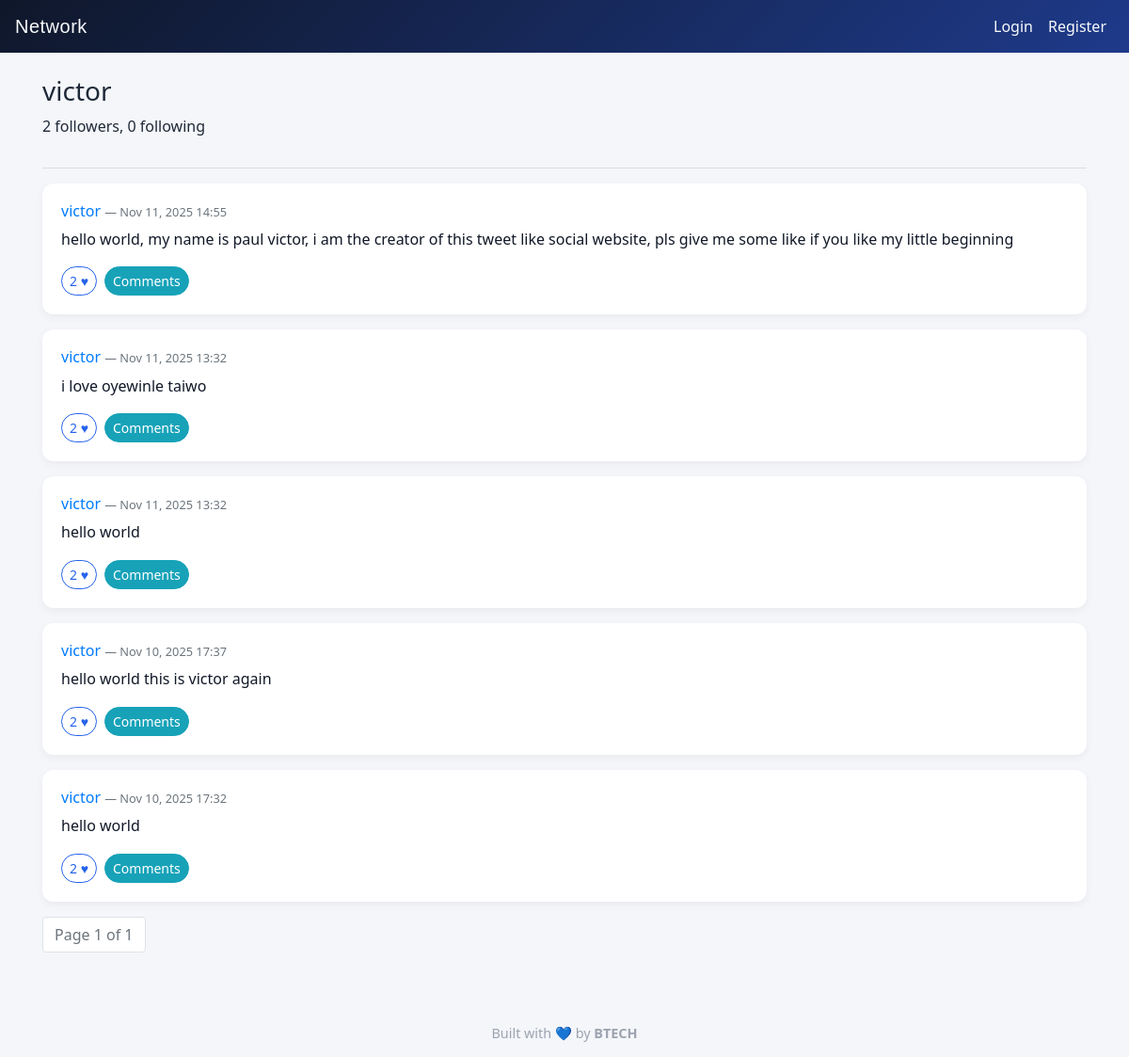
/profile/victor, run on the app's committed database.
### network/models.py (models this page shows, shortened)
class User(AbstractUser):
    pass

class Post(models.Model):
    author = models.ForeignKey(User, on_delete=models.CASCADE, related_name="posts")
    content = models.TextField(max_length=1000)
    timestamp = models.DateTimeField(default=timezone.now)
    def likes_count(self):
        return self.likes.count()

### network/views.py (the view)
# urls.py: path("profile/<str:username>", views.profile, name="profile"),
def profile(request, username):
    profile_user = get_object_or_404(User, username=username)
    posts = profile_user.posts.order_by("-timestamp")
    paginator = Paginator(posts, 10)
    page_obj = paginator.get_page(request.GET.get("page"))
    followers_count = profile_user.followers_set.count()
    following_count = profile_user.following_set.count()
    is_following = False
    if request.user.is_authenticated:
        is_following = Follow.objects.filter(follower=request.user, followed=profile_user).exists()
    liked_post_ids = set()
    if request.user.is_authenticated:
        liked_post_ids = set(request.user.likes.values_list("post_id", flat=True))
    return render(request, "network/profile.html", {
        "profile_user": profile_user,
        "page_obj": page_obj,
        "followers_count": followers_count,
        "following_count": following_count,
        "is_following": is_following,
        "liked_post_ids": liked_post_ids
    })

### network/templates/network/profile.html (shortened to what this page needs)
{% extends "network/layout.html" %}
{% block body %}
  <div class="d-flex justify-content-between align-items-center">
    <div>
      <h3>{{ profile_user.username }}</h3>
      <p>{{ followers_count }} follower{{ followers_count|pluralize }}, {{ following_count }} following</p>
    </div>
  </div>
  <hr>
  {% for post in page_obj %}
    {% include "network/post_partial.html" with post=post liked_post_ids=liked_post_ids %}
  {% empty %}
    <p>No posts yet.</p>
  {% endfor %}
  <nav aria-label="Page navigation">
    <ul class="pagination">
      <li class="page-item disabled"><span class="page-link">Page {{ page_obj.number }} of {{ page_obj.paginator.num_pages }}</span></li>
    </ul>
  </nav>
{% endblock %}

### network/templates/network/layout.html (shortened to what this page needs)
{% load static %}
<!DOCTYPE html>
<html lang="en">
  <head>
    <link rel="stylesheet" href="https://stackpath.bootstrapcdn.com/bootstrap/4.5.2/css/bootstrap.min.css">
    <link href="{% static 'network/styles.css' %}" rel="stylesheet">
  </head>
  <body>
    <nav class="navbar navbar-expand-lg navbar-dark">
      <a class="navbar-brand" href="{% url 'index' %}">Network</a>
      <div class="collapse navbar-collapse" id="navbarSupportedContent">
        <ul class="navbar-nav ml-auto">
          {% if user.is_authenticated %}
            <li class="nav-item"><a class="nav-link" href="{% url 'profile' user.username %}">@{{ user.username }}</a></li>
            <li class="nav-item"><a class="nav-link" href="{% url 'following_posts' %}">Following</a></li>
            <li class="nav-item"><a class="nav-link" href="{% url 'logout' %}">Logout</a></li>
          {% else %}
            <li class="nav-item"><a class="nav-link" href="{% url 'login' %}">Login</a></li>
            <li class="nav-item"><a class="nav-link" href="{% url 'register' %}">Register</a></li>
          {% endif %}
        </ul>
      </div>
    </nav>
    <div class="container mt-4">
      {% block body %}{% endblock %}
    </div>
    <footer>
      Built with 💙 by <strong>BTECH</strong>
    </footer>
  </body>
</html>

### network/templates/network/post_partial.html (shortened to what this page needs)
<div class="card mb-3 post-card" data-post-id="{{ post.id }}">
  <div class="card-body">
    <h6>
      <a href="{% url 'profile' post.author.username %}">{{ post.author.username }}</a>
      <small class="text-muted"> — {{ post.timestamp|date:"M d, Y H:i" }}</small>
    </h6>
    <div class="post-content" data-original="{{ post.content|escape }}">
      <p class="mb-2">{{ post.content|linebreaks }}</p>
    </div>
    <div class="d-flex align-items-center">
      <button class="btn btn-sm btn-outline-primary like-btn"
              data-liked="{% if post.id in liked_post_ids %}true{% else %}false{% endif %}">
        <span class="like-count">{{ post.likes_count }}</span> ♥
      </button>
      <button class="btn btn-sm btn-info ml-2 toggle-comments-btn">Comments</button>
    </div>
  </div>
</div>

### network/static/network/styles.css (style rules this page uses)
.post-card .post-content p { white-space: pre-wrap; }
.post-content p { font-size: 1rem; line-height: 1.6; color: #111827; }
.like-btn, .edit-btn { transition: all 0.2s ease; }
.navbar { background: linear-gradient(90deg, #0d1117, #1f2937); }
.navbar-brand { font-family: "Poppins", sans-serif; letter-spacing: 0.5px; }

### network/templates/network/layout.html (style rules this page uses)
body { background-color: #f4f6fa; font-family: "Segoe UI", Roboto, sans-serif; color: #1f2937; }
.navbar { background: linear-gradient(135deg, #0f172a, #1e3a8a); }
.navbar a, .navbar-brand { color: #f8fafc !important; }
.post-card { border: none; border-radius: 12px; box-shadow: 0 3px 10px rgba(0,0,0,0.05); transition: transform 0.2s ease, box-shadow 0.2s ease; margin-bottom: 20px; }
.btn { border-radius: 20px; transition: all 0.2s ease; }
.btn-outline-primary { color: #2563eb; border-color: #2563eb; }
footer { text-align: center; margin-top: 60px; padding: 15px 0; color: #9ca3af; font-size: 0.9rem; }

### data on the page
User: username "victor"
Post: author.username "victor", timestamp "Nov 11, 2025 14:55", content "hello world, my name is paul victor, i am the creator of this tweet like social website, pls give me some like if you like my little beginning", likes_count "2"
Post: author.username "victor", timestamp "Nov 11, 2025 13:32", content "i love oyewinle taiwo", likes_count "2"
Post: author.username "victor", timestamp "Nov 11, 2025 13:32", content "hello world", likes_count "2"
Post: author.username "victor", timestamp "Nov 10, 2025 17:37", content "hello world this is victor again", likes_count "2"
Post: author.username "victor", timestamp "Nov 10, 2025 17:32", content "hello world", likes_count "2"

### other printed values
{{ followers_count }} "2"
{{ following_count }} "0"
{{ page_obj.number }} "1"
{{ page_obj.paginator.num_pages }} "1"
